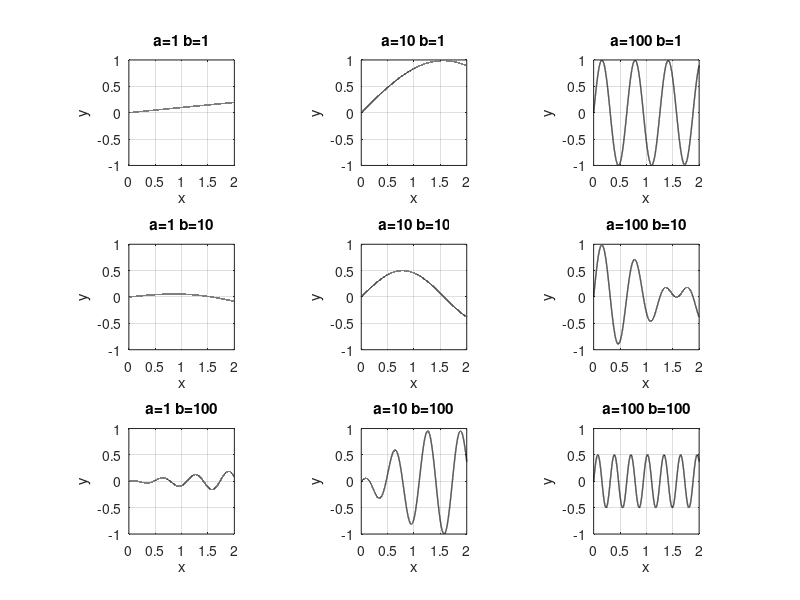

The MATLAB source for this figure:
clc;
clear all;
close all;
disp('Problem 5:');

a = [1, 10, 100];
x = 0:0.0001:2;
b = 0;
figure(5)
for i = 1:3
    for j =1:3
        b=b+1;
        y = sin(a(j)*x/10).*cos(a(i)*x/10);
        subplot(3,3,b);
        plot(x,y,'k-','linewidth',1);
        grid on;
        title(['a=',num2str(a(j)),' b=',num2str(a(i))]);
        xlabel('x');
        ylabel('y');
        axis equal;
        axis([0 2 -1 1])
    end
end